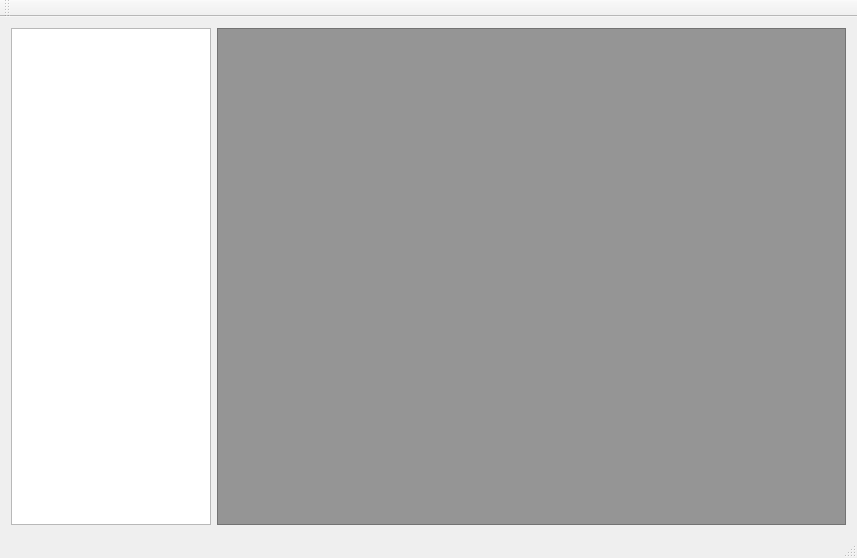
<?xml version="1.0" encoding="UTF-8"?>
<ui version="4.0">
 <class>Examples</class>
 <widget class="QMainWindow" name="Examples">
  <property name="geometry">
   <rect>
    <x>0</x>
    <y>0</y>
    <width>857</width>
    <height>558</height>
   </rect>
  </property>
  <property name="windowTitle">
   <string>VKQT</string>
  </property>
  <property name="styleSheet">
   <string notr="true">.QFrame#frame_demonstrate{background-color:rgb(149, 149, 149);}</string>
  </property>
  <widget class="QWidget" name="centralWidget">
   <layout class="QHBoxLayout" name="horizontalLayout">
    <item>
     <widget class="QListWidget" name="listWidget">
      <property name="sizePolicy">
       <sizepolicy hsizetype="Fixed" vsizetype="Expanding">
        <horstretch>0</horstretch>
        <verstretch>0</verstretch>
       </sizepolicy>
      </property>
      <property name="minimumSize">
       <size>
        <width>200</width>
        <height>0</height>
       </size>
      </property>
      <property name="maximumSize">
       <size>
        <width>200</width>
        <height>16777215</height>
       </size>
      </property>
     </widget>
    </item>
    <item>
     <widget class="QFrame" name="frame_demonstrate">
      <property name="frameShape">
       <enum>QFrame::StyledPanel</enum>
      </property>
      <property name="frameShadow">
       <enum>QFrame::Raised</enum>
      </property>
      <layout class="QVBoxLayout" name="verticalLayout">
       <property name="spacing">
        <number>0</number>
       </property>
       <property name="leftMargin">
        <number>0</number>
       </property>
       <property name="topMargin">
        <number>0</number>
       </property>
       <property name="rightMargin">
        <number>0</number>
       </property>
       <property name="bottomMargin">
        <number>0</number>
       </property>
       <item>
        <widget class="QWidget" name="widget" native="true"/>
       </item>
      </layout>
     </widget>
    </item>
   </layout>
  </widget>
  <widget class="QMenuBar" name="menuBar">
   <property name="geometry">
    <rect>
     <x>0</x>
     <y>0</y>
     <width>857</width>
     <height>23</height>
    </rect>
   </property>
  </widget>
  <widget class="QToolBar" name="mainToolBar">
   <attribute name="toolBarArea">
    <enum>TopToolBarArea</enum>
   </attribute>
   <attribute name="toolBarBreak">
    <bool>false</bool>
   </attribute>
  </widget>
  <widget class="QStatusBar" name="statusBar"/>
 </widget>
 <layoutdefault spacing="6" margin="11"/>
 <resources>
  <include location="VKQT_Examples.qrc"/>
 </resources>
 <connections/>
</ui>
